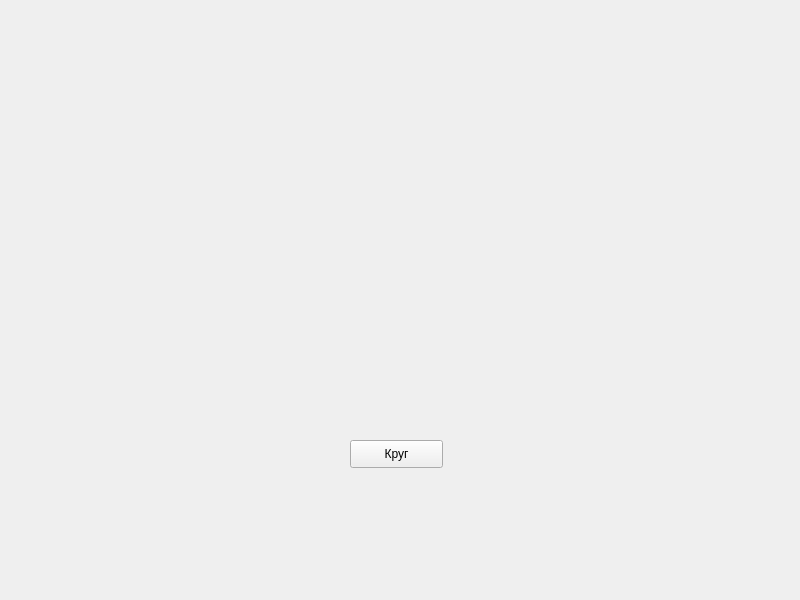
<?xml version="1.0" encoding="UTF-8"?>
<ui version="4.0">
 <class>MainWindow</class>
 <widget class="QMainWindow" name="MainWindow">
  <property name="geometry">
   <rect>
    <x>0</x>
    <y>0</y>
    <width>800</width>
    <height>600</height>
   </rect>
  </property>
  <property name="windowTitle">
   <string>MainWindow</string>
  </property>
  <widget class="QWidget" name="centralwidget">
   <widget class="QPushButton" name="pushButton">
    <property name="geometry">
     <rect>
      <x>350</x>
      <y>440</y>
      <width>93</width>
      <height>28</height>
     </rect>
    </property>
    <property name="text">
     <string>Круг</string>
    </property>
   </widget>
  </widget>
 </widget>
 <resources/>
 <connections/>
</ui>
